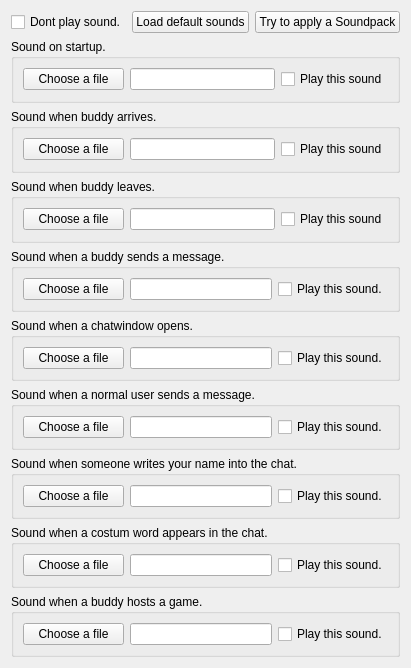
           <widget class="QWidget" name="scrollAreaWidgetContents">
            <property name="geometry">
             <rect>
              <x>0</x>
              <y>0</y>
              <width>373</width>
              <height>668</height>
             </rect>
            </property>
            <layout class="QHBoxLayout" name="horizontalLayout_8">
             <item>
              <layout class="QVBoxLayout" name="verticalLayout_6">
               <item>
                <layout class="QHBoxLayout" name="horizontalLayout">
                 <property name="topMargin">
                  <number>0</number>
                 </property>
                 <item>
                  <widget class="QCheckBox" name="cbdontplaysound">
                   <property name="text">
                    <string>Dont play sound.</string>
                   </property>
                  </widget>
                 </item>
                 <item>
                  <widget class="QPushButton" name="pbloaddefaultsounds">
                   <property name="maximumSize">
                    <size>
                     <width>300</width>
                     <height>16777215</height>
                    </size>
                   </property>
                   <property name="text">
                    <string>Load default sounds</string>
                   </property>
                  </widget>
                 </item>
                 <item>
                  <widget class="QPushButton" name="pbloadsoundpack">
                   <property name="maximumSize">
                    <size>
                     <width>300</width>
                     <height>16777215</height>
                    </size>
                   </property>
                   <property name="text">
                    <string>Try to apply a Soundpack</string>
                   </property>
                  </widget>
                 </item>
                </layout>
               </item>
               <item>
                <widget class="QGroupBox" name="groupBox_11">
                 <property name="minimumSize">
                  <size>
                   <width>0</width>
                   <height>63</height>
                  </size>
                 </property>
                 <property name="title">
                  <string>Sound on startup.</string>
                 </property>
                 <layout class="QHBoxLayout" name="horizontalLayout_18">
                  <item>
                   <layout class="QHBoxLayout" name="horizontalLayout_17">
                    <item>
                     <widget class="QPushButton" name="pbstartup">
                      <property name="minimumSize">
                       <size>
                        <width>101</width>
                        <height>0</height>
                       </size>
                      </property>
                      <property name="text">
                       <string>Choose a file</string>
                      </property>
                     </widget>
                    </item>
                    <item>
                     <widget class="QLineEdit" name="lestartup">
                      <property name="text">
                       <string/>
                      </property>
                     </widget>
                    </item>
                    <item>
                     <widget class="QCheckBox" name="cbstartup">
                      <property name="text">
                       <string>Play this sound</string>
                      </property>
                      <property name="checked">
                       <bool>false</bool>
                      </property>
                     </widget>
                    </item>
                   </layout>
                  </item>
                 </layout>
                 <zorder></zorder>
                </widget>
               </item>
               <item>
                <widget class="QGroupBox" name="groupBox_12">
                 <property name="minimumSize">
                  <size>
                   <width>0</width>
                   <height>63</height>
                  </size>
                 </property>
                 <property name="title">
                  <string>Sound when buddy arrives.</string>
                 </property>
                 <layout class="QHBoxLayout" name="horizontalLayout_20">
                  <item>
                   <layout class="QHBoxLayout" name="horizontalLayout_19">
                    <item>
                     <widget class="QPushButton" name="pbbuddyarrives">
                      <property name="minimumSize">
                       <size>
                        <width>101</width>
                        <height>0</height>
                       </size>
                      </property>
                      <property name="text">
                       <string>Choose a file</string>
                      </property>
                     </widget>
                    </item>
                    <item>
                     <widget class="QLineEdit" name="lebuddyarrives">
                      <property name="text">
                       <string/>
                      </property>
                     </widget>
                    </item>
                    <item>
                     <widget class="QCheckBox" name="cbbuddyarrives">
                      <property name="text">
                       <string>Play this sound</string>
                      </property>
                      <property name="checked">
                       <bool>false</bool>
                      </property>
                     </widget>
                    </item>
                   </layout>
                  </item>
                 </layout>
                </widget>
               </item>
               <item>
                <widget class="QGroupBox" name="groupBox_13">
                 <property name="minimumSize">
                  <size>
                   <width>0</width>
                   <height>63</height>
                  </size>
                 </property>
                 <property name="title">
                  <string>Sound when buddy leaves.</string>
                 </property>
                 <layout class="QHBoxLayout" name="horizontalLayout_23">
                  <item>
                   <layout class="QHBoxLayout" name="horizontalLayout_21">
                    <item>
                     <widget class="QPushButton" name="pbbuddyleaves">
                      <property name="minimumSize">
                       <size>
                        <width>101</width>
                        <height>0</height>
                       </size>
                      </property>
                      <property name="text">
                       <string>Choose a file</string>
                      </property>
                     </widget>
                    </item>
                    <item>
                     <widget class="QLineEdit" name="lebuddyleaves">
                      <property name="text">
                       <string/>
                      </property>
                     </widget>
                    </item>
                    <item>
                     <widget class="QCheckBox" name="cbbuddyleaves">
                      <property name="text">
                       <string>Play this sound</string>
                      </property>
                      <property name="checked">
                       <bool>false</bool>
                      </property>
                     </widget>
                    </item>
                   </layout>
                  </item>
                 </layout>
                </widget>
               </item>
               <item>
                <layout class="QVBoxLayout" name="verticalLayout_3">
                 <item>
                  <widget class="QGroupBox" name="groupBox_8">
                   <property name="minimumSize">
                    <size>
                     <width>0</width>
                     <height>63</height>
                    </size>
                   </property>
                   <property name="title">
                    <string>Sound when a buddy sends a message.</string>
                   </property>
                   <layout class="QHBoxLayout" name="_2">
                    <item>
                     <layout class="QHBoxLayout" name="horizontalLayout_11">
                      <item>
                       <widget class="QPushButton" name="pbbuddychatmessage">
                        <property name="minimumSize">
                         <size>
                          <width>101</width>
                          <height>0</height>
                         </size>
                        </property>
                        <property name="text">
                         <string>Choose a file</string>
                        </property>
                       </widget>
                      </item>
                      <item>
                       <widget class="QLineEdit" name="lebuddychatmessage">
                        <property name="text">
                         <string/>
                        </property>
                       </widget>
                      </item>
                      <item>
                       <widget class="QCheckBox" name="cbplaybuddychatmessage">
                        <property name="text">
                         <string>Play this sound.</string>
                        </property>
                        <property name="checked">
                         <bool>false</bool>
                        </property>
                       </widget>
                      </item>
                     </layout>
                    </item>
                   </layout>
                  </widget>
                 </item>
                 <item>
                  <widget class="QGroupBox" name="groupBox_9">
                   <property name="minimumSize">
                    <size>
                     <width>0</width>
                     <height>63</height>
                    </size>
                   </property>
                   <property name="title">
                    <string>Sound when a chatwindow opens.</string>
                   </property>
                   <layout class="QHBoxLayout" name="horizontalLayout_15">
                    <item>
                     <layout class="QHBoxLayout" name="horizontalLayout_12">
                      <item>
                       <widget class="QPushButton" name="pbbuddychatwindowopened">
                        <property name="minimumSize">
                         <size>
                          <width>101</width>
                          <height>0</height>
                         </size>
                        </property>
                        <property name="text">
                         <string>Choose a file</string>
                        </property>
                       </widget>
                      </item>
                      <item>
                       <widget class="QLineEdit" name="lebuddychatwindowsopened">
                        <property name="text">
                         <string/>
                        </property>
                       </widget>
                      </item>
                      <item>
                       <widget class="QCheckBox" name="cbplaybuddychatwindowopened">
                        <property name="text">
                         <string>Play this sound.</string>
                        </property>
                        <property name="checked">
                         <bool>false</bool>
                        </property>
                       </widget>
                      </item>
                     </layout>
                    </item>
                   </layout>
                  </widget>
                 </item>
                 <item>
                  <widget class="QGroupBox" name="groupBox_10">
                   <property name="minimumSize">
                    <size>
                     <width>0</width>
                     <height>63</height>
                    </size>
                   </property>
                   <property name="title">
                    <string>Sound when a normal user sends a message.</string>
                   </property>
                   <layout class="QHBoxLayout" name="horizontalLayout_16">
                    <item>
                     <layout class="QHBoxLayout" name="horizontalLayout_13">
                      <item>
                       <widget class="QPushButton" name="pbnormalchatmessage">
                        <property name="minimumSize">
                         <size>
                          <width>101</width>
                          <height>0</height>
                         </size>
                        </property>
                        <property name="text">
                         <string>Choose a file</string>
                        </property>
                       </widget>
                      </item>
                      <item>
                       <widget class="QLineEdit" name="lenormalchatmessage">
                        <property name="text">
                         <string/>
                        </property>
                       </widget>
                      </item>
                      <item>
                       <widget class="QCheckBox" name="cbplaynormalchatmessage">
                        <property name="text">
                         <string>Play this sound.</string>
                        </property>
                        <property name="checked">
                         <bool>false</bool>
                        </property>
                       </widget>
                      </item>
                     </layout>
                    </item>
                   </layout>
                  </widget>
                 </item>
                 <item>
                  <widget class="QGroupBox" name="groupBox_15">
                   <property name="minimumSize">
                    <size>
                     <width>0</width>
                     <height>63</height>
                    </size>
                   </property>
                   <property name="title">
                    <string>Sound when someone writes your name into the chat.</string>
                   </property>
                   <layout class="QHBoxLayout" name="horizontalLayout_26">
                    <item>
                     <layout class="QHBoxLayout" name="horizontalLayout_25">
                      <item>
                       <widget class="QPushButton" name="pbhighlightning">
                        <property name="minimumSize">
                         <size>
                          <width>101</width>
                          <height>0</height>
                         </size>
                        </property>
                        <property name="text">
                         <string>Choose a file</string>
                        </property>
                       </widget>
                      </item>
                      <item>
                       <widget class="QLineEdit" name="lehighlightning">
                        <property name="text">
                         <string/>
                        </property>
                       </widget>
                      </item>
                      <item>
                       <widget class="QCheckBox" name="cbhighlightning">
                        <property name="text">
                         <string>Play this sound.</string>
                        </property>
                        <property name="checked">
                         <bool>false</bool>
                        </property>
                       </widget>
                      </item>
                     </layout>
                    </item>
                   </layout>
                  </widget>
                 </item>
                 <item>
                  <widget class="QGroupBox" name="groupBox_6">
                   <property name="minimumSize">
                    <size>
                     <width>0</width>
                     <height>63</height>
                    </size>
                   </property>
                   <property name="title">
                    <string>Sound when a costum word appears in the chat.</string>
                   </property>
                   <layout class="QHBoxLayout" name="horizontalLayout_36">
                    <item>
                     <layout class="QHBoxLayout" name="horizontalLayout_35">
                      <item>
                       <widget class="QPushButton" name="pbcostumword">
                        <property name="minimumSize">
                         <size>
                          <width>101</width>
                          <height>0</height>
                         </size>
                        </property>
                        <property name="text">
                         <string>Choose a file</string>
                        </property>
                       </widget>
                      </item>
                      <item>
                       <widget class="QLineEdit" name="lecostumword">
                        <property name="text">
                         <string/>
                        </property>
                       </widget>
                      </item>
                      <item>
                       <widget class="QCheckBox" name="cbcostumword">
                        <property name="text">
                         <string>Play this sound.</string>
                        </property>
                        <property name="checked">
                         <bool>false</bool>
                        </property>
                       </widget>
                      </item>
                     </layout>
                    </item>
                   </layout>
                  </widget>
                 </item>
                 <item>
                  <widget class="QGroupBox" name="groupBox_19">
                   <property name="minimumSize">
                    <size>
                     <width>0</width>
                     <height>63</height>
                    </size>
                   </property>
                   <property name="title">
                    <string>Sound when a buddy hosts a game.</string>
                   </property>
                   <layout class="QHBoxLayout" name="horizontalLayout_32">
                    <item>
                     <layout class="QHBoxLayout" name="horizontalLayout_31">
                      <item>
                       <widget class="QPushButton" name="pbbuddyhosts">
                        <property name="minimumSize">
                         <size>
                          <width>101</width>
                          <height>0</height>
                         </size>
                        </property>
                        <property name="text">
                         <string>Choose a file</string>
                        </property>
                       </widget>
                      </item>
                      <item>
                       <widget class="QLineEdit" name="lehostsound">
                        <property name="text">
                         <string/>
                        </property>
                       </widget>
                      </item>
                      <item>
                       <widget class="QCheckBox" name="chbhostsound">
                        <property name="text">
                         <string>Play this sound.</string>
                        </property>
                        <property name="checked">
                         <bool>false</bool>
                        </property>
                       </widget>
                      </item>
                     </layout>
                    </item>
                   </layout>
                  </widget>
                 </item>
                </layout>
               </item>
              </layout>
             </item>
            </layout>
           </widget>
